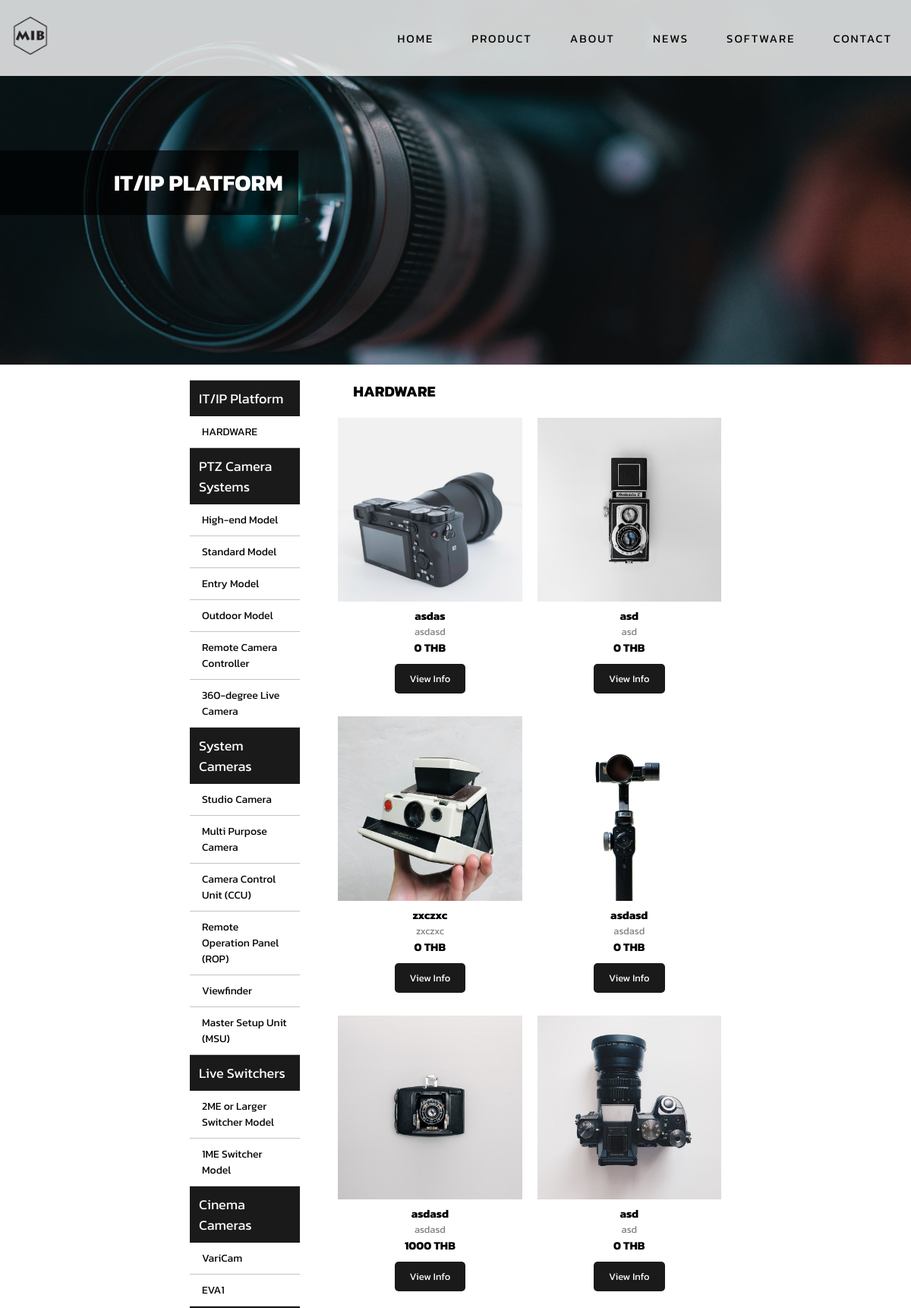
The app's page /product.php?product_type_id=1&product_linebar_id=46 (upper part) with its own data.
### tables this page shows
CREATE TABLE `tb_product_type` (
  `product_type_id` int(11) NOT NULL,
  `product_type_name` varchar(100) NOT NULL
);

CREATE TABLE `tb_product_line_up` (
  `product_line_up_id` int(11) NOT NULL,
  `product_line_up_name` varchar(100) NOT NULL,
  `product_type_id` int(11) NOT NULL
);

CREATE TABLE `tb_product` (
  `product_id` int(11) NOT NULL,
  `product_name_th` varchar(100) NOT NULL,
  `product_name_en` varchar(100) NOT NULL,
  `product_type_id` int(11) NOT NULL,
  `product_line_up_id` int(11) NOT NULL,
  `product_description_th` text NOT NULL,
  `product_description_en` text NOT NULL,
  `product_detail_th` text NOT NULL,
  `product_detail_en` text NOT NULL,
  `product_image` varchar(200) NOT NULL,
  `product_price` int(11) NOT NULL,
  `list_no` int(11) NOT NULL,
  `addby` int(11) NOT NULL,
  `adddate` datetime NOT NULL,
  `updateby` int(11) NOT NULL,
  `lastupdate` datetime NOT NULL
);

### product.php (the view, shortened to what this page needs)
<?php
$product_type_id = $_GET["product_type_id"];
$product_linebar_id = $_GET["product_linebar_id"];
?>
<!DOCTYPE html>
<html lang="en">
<head>
    <link rel="stylesheet" href="./assets/css/styles.css">
    <link rel="stylesheet" href="https://cdnjs.cloudflare.com/ajax/libs/font-awesome/5.15.1/css/all.min.css" />
    <link rel="stylesheet" href="https://unpkg.com/swiper/swiper-bundle.css">
    <link rel="stylesheet" href="https://unpkg.com/swiper/swiper-bundle.min.css">
</head>
<body>
    <header class="header">
        <div class="container">
            <nav class="nav">
                <a href="index.php" class="logo">
                    <img src="./assets/images/Logo/mib-logo-icon.png" alt="">
                </a>
                <ul class="nav-list">
                    <li class="nav-item">
                        <a href="index.php" class="nav-link">Home</a>
                    </li>
                    <li class="nav-item">
                        <a href="index.php#product" class="nav-link">Product</a>
                    </li>
                    <li class="nav-item">
                        <a href="index.php#about" class="nav-link">About</a>
                    </li>
                    <li class="nav-item">
                        <a href="index.php#news" class="nav-link">News</a>
                    </li>
                    <li class="nav-item">
                        <a href="software.php" class="nav-link">Software</a>
                    </li>
                    <li class="nav-item">
                        <a href="index.php#footer" class="nav-link">Contact</a>
                    </li>
                </ul>
            </nav>
        </div>
    </header>
    <main>
        <div class="product-hero">
            <div class="swiper-container hero-slide">
                <div class="swiper-wrapper">
                    <div class="swiper-slide" style="background: url(./assets/images/hero01.jpg);background-size: cover;background-position: center;">
                    </div>
                </div>
            </div>
            <div class="heading-box">
                <?php
                $sql_type = "SELECT * FROM tb_product_type where product_type_id = '" . $product_type_id . "' ";
                $result_type = mysqli_query($connection, $sql_type);
                while ($row_type = mysqli_fetch_array($result_type)) {
                    $product_type_name = $row_type["product_type_name"];
                ?>
                    <h1 class="heading"><?php echo $product_type_name; ?></h1>
                <?php
                }
                ?>
            </div>
        </div>
        <div class="product-content">
            <div class="catogory-container">
                <li class="catagory-item">
                    <?php
                    $sql_typebar = "SELECT * FROM tb_product_type ";
                    $result_typebar = mysqli_query($connection, $sql_typebar);
                    while ($row_typebar = mysqli_fetch_array($result_typebar)) {
                        $product_type_bar = $row_typebar["product_type_id"];
                    ?>
                        <a href="#/" class="btn-list"><?php echo $row_typebar["product_type_name"]; ?></a>
                            <ul class="catagory-item-sub">
                                <?php
                                $sql_linebar = "SELECT * FROM tb_product_line_up WHERE product_type_id='".$product_type_bar."'";
                                $result_linebar = mysqli_query($connection, $sql_linebar);
                                while ($row_linebar = mysqli_fetch_array($result_linebar)) {
                                ?>
                                    <li><a href="product.php?product_type_id=<?php echo $row_linebar["product_type_id"]; ?>&product_linebar_id=<?php echo  $row_linebar["product_line_up_id"]; ?>"><?php echo $row_linebar["product_line_up_name"]; ?></a></li>
                                <?php
                                }
                                ?>
                            </ul>
                    <?php
                    }
                    ?>
                </li>
            </div>
            <div class="product-items">
                <?php
                $sql2 = "SELECT * FROM
                        tb_product_line_up
                        LEFT JOIN tb_product_type
                        ON tb_product_line_up.product_type_id = tb_product_type.product_type_id
                        where tb_product_line_up.product_type_id = '" . $product_type_id . "' AND tb_product_line_up.product_line_up_id = '" . $product_linebar_id . "'";
                $result2 = mysqli_query($connection, $sql2);
                while ($row2 = mysqli_fetch_array($result2)) {
                    $product_line_up_id = $row2["product_line_up_id"];
                    $product_line_up_name = $row2["product_line_up_name"];
                ?>
                    <h5 class="product-subtype-heading"><?php echo $product_line_up_name; ?></h5>
                    <?php }
        ?>
                    <div class="grid product-grid">
                        <?php
                        $sql = "SELECT * FROM
                        tb_product
                        LEFT JOIN tb_product_type
                        ON tb_product.product_type_id = tb_product_type.product_type_id
                        LEFT JOIN tb_product_line_up
                        ON tb_product.product_line_up_id = tb_product_line_up.product_line_up_id
                        WHERE tb_product.product_line_up_id = '" . $product_line_up_id . "'
                        AND tb_product.product_type_id = '" . $product_type_id . "'
                        ";
                        $result = mysqli_query($connection, $sql);
                        $path = "assets/images/product/";
                        while ($row = mysqli_fetch_array($result)) {
                        ?>
                            <div class="grid-item product-item">
                                <div class="img-box">
                                    <img src="<?php echo $path . $row["product_image"]; ?>" class="product-img" alt="">
                                </div>
                                <h5 class="product-name"><?php echo $row["product_name_en"]; ?></h5>
                                <span class="sub-product-name"><?php echo $row["product_description_en"]; ?></span>
                                <span class="price"><?php echo $row["product_price"]; ?> THB</span>
                                <div class="view-info">View Info</div>
                            </div>
                        <?php
                        }
                        ?>
                    </div>
            </div>
        </div>
    </main>
</body>
</html>

### assets/css/styles.css (style rules this page uses)
* { margin: 0; padding: 0; box-sizing: border-box; font-family: "Kanit", sans-serif; }
:root { --dark-color: #1a1a1a; --solid-color: #464646; --light-color: #c4c4c4; --dark-transparent: rgba(170, 170, 170, 0.7); --light-transparent: rgba(170, 170, 170, 0.5); }
html { font-size: 10px; }
body { font-size: 1.6rem; color: black; background-color: white; }
a { text-decoration: none; color: inherit; }
ul { list-style: none; }
.container { width: 100%; max-width: 120rem; padding: 0 1.5rem; margin: 0 auto; }
.header { width: 100%; height: 6rem; display: flex; align-items: center; position: fixed; top: 0; left: 0; background-color: rgba(255, 255, 255, 0.8); z-index: 100; transition: backgroud-color 0.3s, height 0.3s; }
.nav { display: flex; align-items: center; justify-content: space-between; }
.logo img { max-width: 5rem; }
.nav-list { position: fixed; top: 0; left: 0; width: 100%; height: 100vh; background-color: var(--dark-color); display: flex; flex-direction: column; align-items: center; justify-content: center; z-index: 200; opacity: 0; transform: scale(0); transition: opacity 0.5s; }
.nav-item:not(:last-child) { margin-bottom: 0.5rem; }
.nav-link { display: block; color: #fff; font-size: 3rem; text-transform: uppercase; letter-spacing: 2px; padding: 1rem; }
.heading { display: block; font-size: 3.5rem; text-transform: uppercase; }
.grid { display: grid; grid-template-columns: repeat(auto-fit, minmax(10rem, 1fr)); grid-gap: 2.5rem; }
.grid-item { display: flex; flex-direction: column; align-items: center; justify-content: center; text-align: center; }
.swiper-container { width: 100%; height: 100%; }
.swiper-slide { text-align: center; font-size: 18px; display: -webkit-box; display: -ms-flexbox; display: -webkit-flex; display: flex; -webkit-box-pack: center; -ms-flex-pack: center; -webkit-justify-content: center; justify-content: center; -webkit-box-align: center; -ms-flex-align: center; -webkit-align-items: center; align-items: center; }
@media screen and (min-width: 768px) { .header { height: 10rem; } }
@media screen and (min-width: 768px) { .grid { grid-template-columns: repeat(auto-fit, minmax(15rem, 1fr)); grid-gap: 2.5rem; } }
@media screen and (min-width: 1000px) { .nav-list { position: initial; width: initial; height: initial; background-color: transparent; flex-direction: row; justify-content: initial; opacity: 1; transform: scale(1); } }
@media screen and (min-width: 1000px) { .nav-item:not(:last-child) { margin-right: 3rem; margin-bottom: 0; } }
@media screen and (min-width: 1000px) { .nav-link { color: #000; font-size: 1.5rem; } }
@media screen and (min-width: 1000px) { .grid { grid-template-columns: repeat(auto-fit, minmax(20rem, 1fr)); grid-gap: 2.5rem; } }
@media screen and (min-width: 1200px) { .grid { grid-template-columns: repeat(auto-fit, minmax(25rem, 1fr)); grid-gap: 2.5rem; } }

### assets/css/software.css (style rules this page uses)
:root { --dark-color: #1a1a1a; --solid-color: #464646; --light-color: #c4c4c4; --dark-transparent: rgba(170, 170, 170, 0.7); --light-transparent: rgba(170, 170, 170, 0.5); }

### assets/css/news.css (style rules this page uses)
:root { --dark-color: #1a1a1a; --solid-color: #464646; --light-color: #c4c4c4; --dark-transparent: rgba(170, 170, 170, 0.7); --light-transparent: rgba(170, 170, 170, 0.5); }

### assets/css/newsAll.css (style rules this page uses)
:root { --dark-color: #1a1a1a; --solid-color: #464646; --light-color: #c4c4c4; --dark-transparent: rgba(170, 170, 170, 0.7); --light-transparent: rgba(170, 170, 170, 0.5); }

### records on screen
tb_product_type: product_type_name "IT/IP PLATFORM", product_type_name "IT/IP Platform"
tb_product_line_up: product_line_up_name "HARDWARE"
tb_product_type: product_type_name "PTZ Camera Systems"
tb_product_line_up: product_line_up_name "High-end Model"
tb_product_line_up: product_line_up_name "Standard Model"
tb_product_line_up: product_line_up_name "Entry Model"
tb_product_line_up: product_line_up_name "Outdoor Model"
tb_product_line_up: product_line_up_name "Remote Camera Controller"
tb_product_line_up: product_line_up_name "360-degree Live Camera"
tb_product_type: product_type_name "System Cameras"
tb_product_line_up: product_line_up_name "Studio Camera"
tb_product_line_up: product_line_up_name "Multi Purpose Camera"
tb_product_line_up: product_line_up_name "Camera Control Unit (CCU)"
tb_product_line_up: product_line_up_name "Remote Operation Panel (ROP)"
tb_product_line_up: product_line_up_name "Viewfinder"
tb_product_line_up: product_line_up_name "Master Setup Unit (MSU)"
tb_product_type: product_type_name "Live Switchers"
tb_product_line_up: product_line_up_name "2ME or Larger Switcher Model"
tb_product_line_up: product_line_up_name "1ME Switcher Model"
tb_product_type: product_type_name "Cinema Cameras"
tb_product_line_up: product_line_up_name "VariCam"
tb_product_line_up: product_line_up_name "EVA1"
tb_product: product_image (picture), product_name_en "asdas", product_description_en "asdasd", product_price "0"
tb_product: product_image (picture), product_name_en "asd", product_description_en "asd", product_price "0"
tb_product: product_image (picture), product_name_en "zxczxc", product_description_en "zxczxc", product_price "0"
tb_product: product_image (picture), product_name_en "asdasd", product_description_en "asdasd", product_price "0"
tb_product: product_image (picture), product_name_en "asdasd", product_description_en "asdasd", product_price "1000"
tb_product: product_image (picture), product_name_en "asd", product_description_en "asd", product_price "0"
